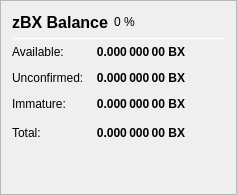
                   <widget class="QFrame" name="frame_ZerocoinBalances">
                    <property name="frameShape">
                     <enum>QFrame::StyledPanel</enum>
                    </property>
                    <property name="frameShadow">
                     <enum>QFrame::Raised</enum>
                    </property>
                    <layout class="QVBoxLayout" name="verticalLayout_7">
                     <item>
                      <layout class="QHBoxLayout" name="horizontalLayout_8" stretch="0,0,0">
                       <item>
                        <widget class="QLabel" name="label_5z_3">
                         <property name="minimumSize">
                          <size>
                           <width>0</width>
                           <height>20</height>
                          </size>
                         </property>
                         <property name="font">
                          <font>
                           <pointsize>12</pointsize>
                           <weight>75</weight>
                           <bold>true</bold>
                          </font>
                         </property>
                         <property name="text">
                          <string>zBX Balance</string>
                         </property>
                        </widget>
                       </item>
                       <item>
                        <widget class="QLabel" name="labelzBXPercent">
                         <property name="text">
                          <string notr="true">0 %</string>
                         </property>
                        </widget>
                       </item>
                       <item>
                        <spacer name="horizontalSpacer_11">
                         <property name="orientation">
                          <enum>Qt::Horizontal</enum>
                         </property>
                         <property name="sizeHint" stdset="0">
                          <size>
                           <width>40</width>
                           <height>20</height>
                          </size>
                         </property>
                        </spacer>
                       </item>
                      </layout>
                     </item>
                     <item>
                      <widget class="Line" name="line_ZerocoinBalance">
                       <property name="minimumSize">
                        <size>
                         <width>0</width>
                         <height>1</height>
                        </size>
                       </property>
                       <property name="maximumSize">
                        <size>
                         <width>16777215</width>
                         <height>1</height>
                        </size>
                       </property>
                       <property name="orientation">
                        <enum>Qt::Horizontal</enum>
                       </property>
                      </widget>
                     </item>
                     <item>
                      <layout class="QGridLayout" name="gridLayout_5">
                       <property name="spacing">
                        <number>12</number>
                       </property>
                       <item row="1" column="0">
                        <widget class="QLabel" name="labelzBalanceMatureText">
                         <property name="toolTip">
                          <string>Mature: more than 20 confirmation and more than 1 mint of the same denomination after it was minted.
These zBX are spendable.</string>
                         </property>
                         <property name="text">
                          <string>Available:</string>
                         </property>
                        </widget>
                       </item>
                       <item row="1" column="1">
                        <widget class="QLabel" name="labelzBalanceMature">
                         <property name="font">
                          <font>
                           <weight>75</weight>
                           <bold>true</bold>
                          </font>
                         </property>
                         <property name="toolTip">
                          <string>Mature: more than 20 confirmation and more than 1 mint of the same denomination after it was minted.
These zBX are spendable.</string>
                         </property>
                         <property name="text">
                          <string notr="true">0.000 000 00 BX</string>
                         </property>
                         <property name="alignment">
                          <set>Qt::AlignRight|Qt::AlignTrailing|Qt::AlignVCenter</set>
                         </property>
                        </widget>
                       </item>
                       <item row="2" column="0">
                        <widget class="QLabel" name="labelzBalanceUnconfirmedText">
                         <property name="toolTip">
                          <string>Unconfirmed: less than 20 confirmations
Immature: confirmed, but less than 1 mint of the same denomination after it was minted</string>
                         </property>
                         <property name="text">
                          <string>Unconfirmed:</string>
                         </property>
                        </widget>
                       </item>
                       <item row="2" column="1">
                        <widget class="QLabel" name="labelzBalanceUnconfirmed">
                         <property name="font">
                          <font>
                           <weight>75</weight>
                           <bold>true</bold>
                          </font>
                         </property>
                         <property name="toolTip">
                          <string>Unconfirmed: less than 20 confirmations
Immature: confirmed, but less than 1 mint of the same denomination after it was minted</string>
                         </property>
                         <property name="text">
                          <string notr="true">0.000 000 00 BX</string>
                         </property>
                         <property name="alignment">
                          <set>Qt::AlignRight|Qt::AlignTrailing|Qt::AlignVCenter</set>
                         </property>
                        </widget>
                       </item>
                       <item row="3" column="0">
                        <widget class="QLabel" name="labelzBalanceImmatureText">
                         <property name="toolTip">
                          <string>Unconfirmed: less than 20 confirmations
Immature: confirmed, but less than 1 mint of the same denomination after it was minted</string>
                         </property>
                         <property name="text">
                          <string>Immature:</string>
                         </property>
                        </widget>
                       </item>
                       <item row="3" column="1">
                        <widget class="QLabel" name="labelzBalanceImmature">
                         <property name="font">
                          <font>
                           <weight>75</weight>
                           <bold>true</bold>
                          </font>
                         </property>
                         <property name="toolTip">
                          <string>Unconfirmed: less than 20 confirmations
Immature: confirmed, but less than 1 mint of the same denomination after it was minted</string>
                         </property>
                         <property name="text">
                          <string notr="true">0.000 000 00 BX</string>
                         </property>
                         <property name="alignment">
                          <set>Qt::AlignRight|Qt::AlignTrailing|Qt::AlignVCenter</set>
                         </property>
                        </widget>
                       </item>
                       <item row="4" column="0">
                        <widget class="QLabel" name="labelzBalanceText">
                         <property name="toolTip">
                          <string>Your current zBX balance, unconfirmed and immature zBX included.</string>
                         </property>
                         <property name="text">
                          <string>Total:</string>
                         </property>
                        </widget>
                       </item>
                       <item row="4" column="1">
                        <widget class="QLabel" name="labelzBalance">
                         <property name="font">
                          <font>
                           <weight>75</weight>
                           <bold>true</bold>
                          </font>
                         </property>
                         <property name="cursor">
                          <cursorShape>IBeamCursor</cursorShape>
                         </property>
                         <property name="toolTip">
                          <string>Your current zBX balance, unconfirmed and immature zBX included.</string>
                         </property>
                         <property name="text">
                          <string notr="true">0.000 000 00 BX</string>
                         </property>
                         <property name="alignment">
                          <set>Qt::AlignRight|Qt::AlignTrailing|Qt::AlignVCenter</set>
                         </property>
                         <property name="textInteractionFlags">
                          <set>Qt::LinksAccessibleByMouse|Qt::TextSelectableByKeyboard|Qt::TextSelectableByMouse</set>
                         </property>
                        </widget>
                       </item>
                       <item row="4" column="2">
                        <spacer name="horizontalSpacer_4">
                         <property name="orientation">
                          <enum>Qt::Horizontal</enum>
                         </property>
                         <property name="sizeHint" stdset="0">
                          <size>
                           <width>40</width>
                           <height>20</height>
                          </size>
                         </property>
                        </spacer>
                       </item>
                      </layout>
                     </item>
                     <item>
                      <spacer name="verticalSpacer_4">
                       <property name="orientation">
                        <enum>Qt::Vertical</enum>
                       </property>
                       <property name="sizeHint" stdset="0">
                        <size>
                         <width>20</width>
                         <height>40</height>
                        </size>
                       </property>
                      </spacer>
                     </item>
                    </layout>
                   </widget>
